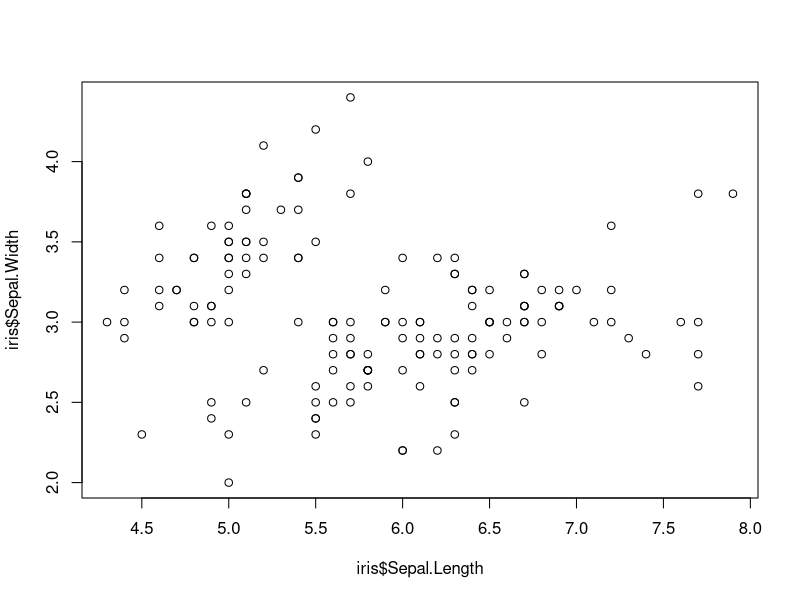
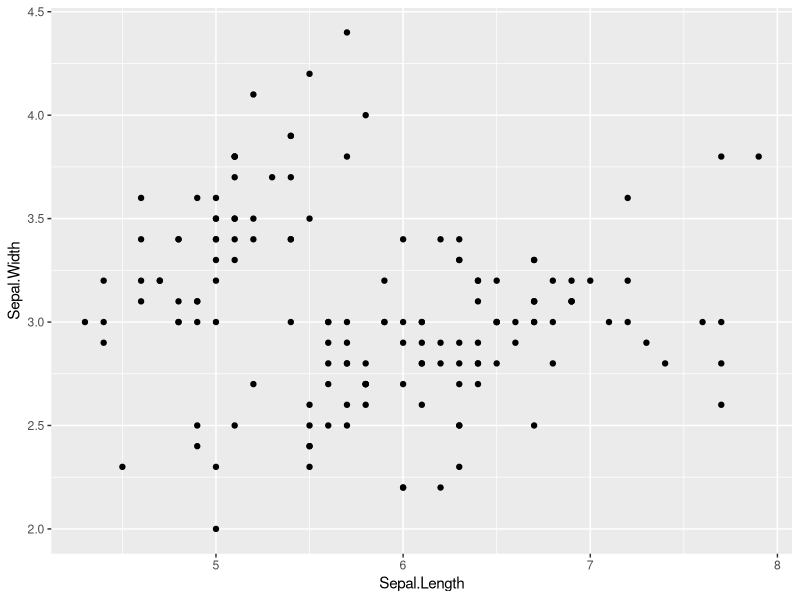
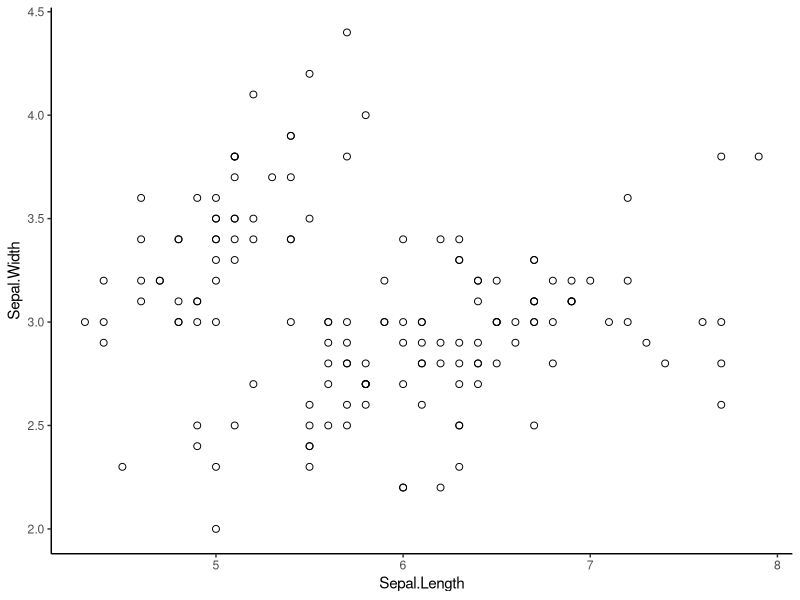
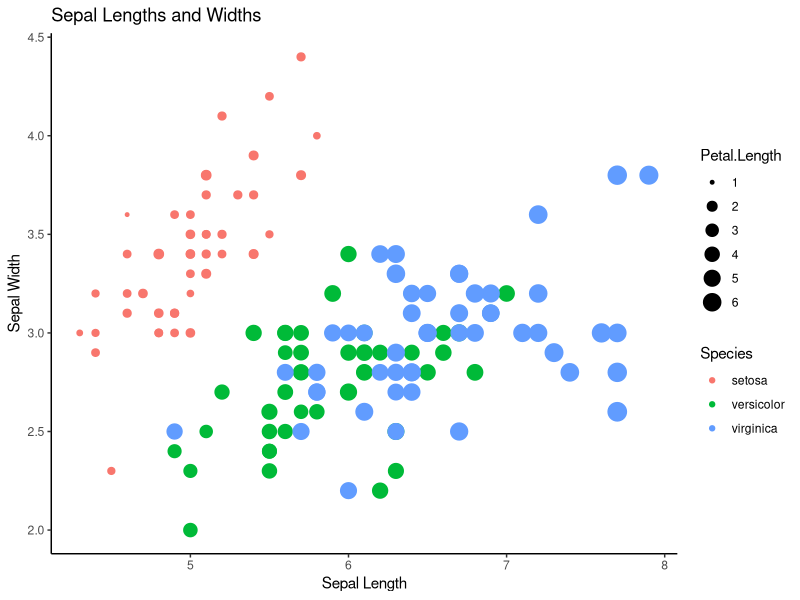

Recreate these plots in R, in order.
#use built in iris dataset
#take a look at it 
head(iris)
#load in some tidyverse packages
library(tidyverse)

#####################################
##### Part 1: for loops         #####
#####################################

#Using only data for iris versicolor
#write a for loop
#that produces a regression table
#for each of the following relationships
#1. iris  sepal length x width
#2. iris  petal length x width
#3. iris sepal length x petal length

# hint: consider using a list, and also new vectors for regression variables

irisv <- subset(iris, Species == "versicolor")

list_results <- list()
regression_variables <- c(irisv$Sepal.Length ~ irisv$Sepal.Width, irisv$Petal.Length ~ irisv$Petal.Width, irisv$Petal.Length ~ irisv$Sepal.Length)

for (match in 1:length(regression_variables)) {
  fit <- lm(regression_variables[[match]])
  list_results[[match]] <- fit
  
}

head(list_results)

#####################################
##### Part 2: data in dplyr     #####
#####################################

#use dplyr to join data of maximum height
#to a new iris data frame
height <- data.frame(Species = c("virginica","setosa","versicolor"),
                     Height.cm = c(60,100,11.8))

new <- dplyr::left_join(iris, height, by=NULL, copy=FALSE, 
          suffix=c(".x",".y"), keep=FALSE, na_matches="na")


#####################################
##### Part 3: plots in ggplot2  #####
#####################################

#look at base R scatter plot
plot(iris$Sepal.Length,iris$Sepal.Width)

#3a. now make the same plot in ggplot
ggplot(iris, aes(x = Sepal.Length, y = Sepal.Width)) +
  geom_point()

#3b. make a scatter plot with ggplot and get rid of  busy grid lines
ggplot(iris, aes(x = Sepal.Length, y = Sepal.Width)) +
  geom_point(shape = 1, size = 2) + theme_classic()

#3c. make a scatter plot with ggplot, remove grid lines, add a title and axis labels, 
#    show species by color, and make the point size proportional to petal length
ggplot(iris, aes(Sepal.Length, Sepal.Width, size = Petal.Length, color = Species)) +
  geom_point() + theme_classic() + 
  labs(x = "Sepal Length", y = "Sepal Width", title = "Sepal Lengths and Widths")


#####################################
##### Question: how did         #####
##### arguments differ between  #####
##### plot and ggplot?          #####
#####################################		

#Both systems have different syntax. Ggplot2, being a part of the tidyverse suite, has different commands from base R.
#     I like the + feature within ggplot2, as it allows for the continuous addition of features line-by-line. Such a feature
#     makes it easier to actively develop a map, rather than having to have everything planned when executing a big batch of code.

